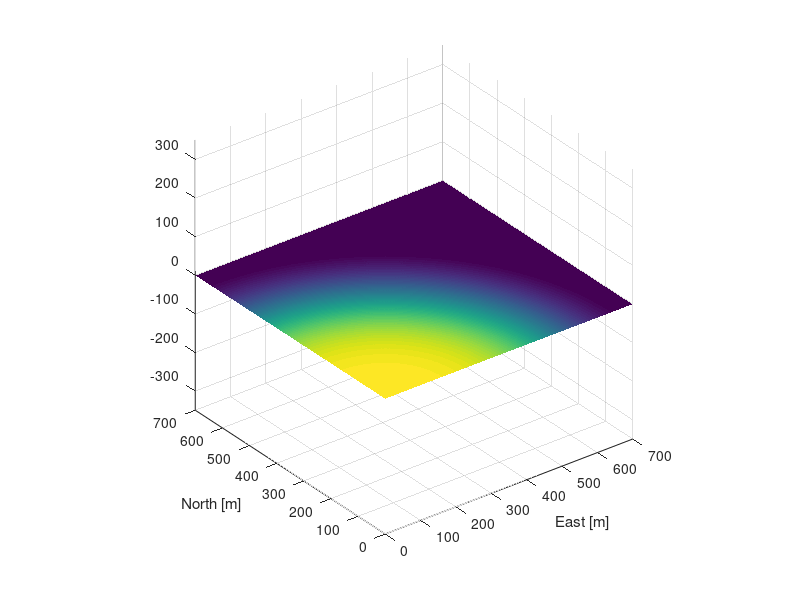

MATLAB code to generate this figure:

clear;

range = [0 700 0 700];
dr = 1;

[x,y] = meshgrid(range(1):dr:range(2),range(3):dr:range(4));
beta = max(0.5*erfc((sqrt(x.^2+y.^2)-461)/195)-0.085,0);

surf(x,y,beta,'edgecolor','none'), axis equal, xlabel('East [m]'), ylabel('North [m]')
